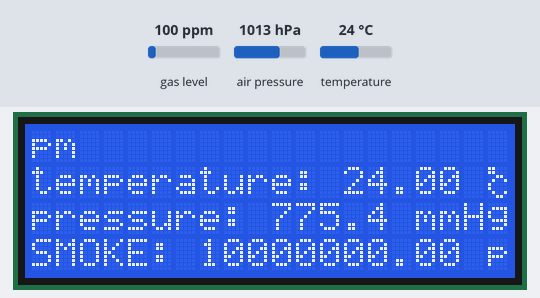
Bench run of a sketch on a simulated Arduino Uno, built with avr-gcc and run on an emulated ATmega328P. On the bench: 20×4 character LCD. The test bench sets the inputs (shaded band); at power-on: gas level 100 ppm, air pressure 1013 hPa, temperature 24 °C. What the sketch prints to the serial monitor is not drawn.

Above: at 1.7 s.
1.8 s: gas level set to 20 ppm
At 3.8 s:
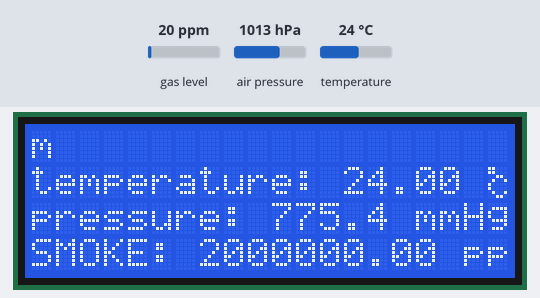
4.1 s: air pressure set to 952 hPa
At 5.9 s:
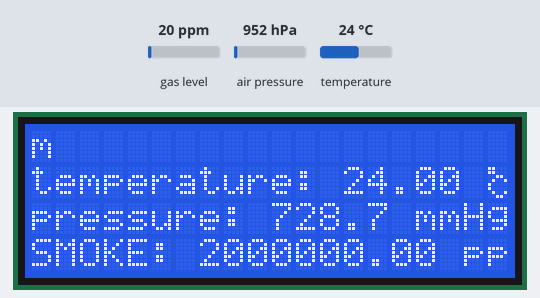
6.2 s: temperature set to 12 °C
At 7.9 s:
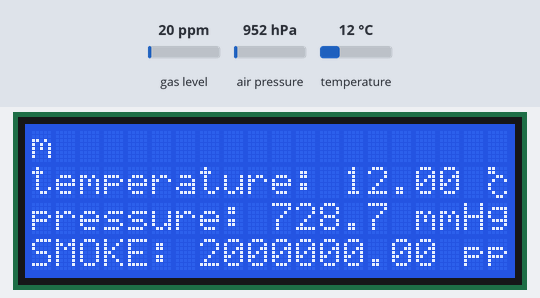
8.3 s: gas level set to 250 ppm
At 10.0 s:
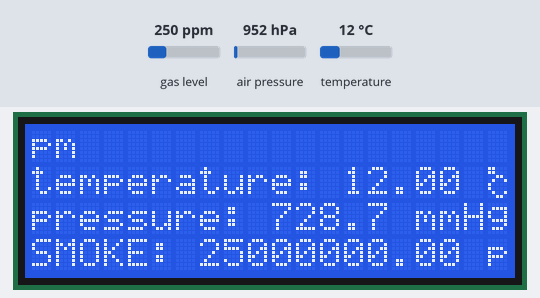
10.4 s: air pressure set to 975 hPa
At 12.1 s:
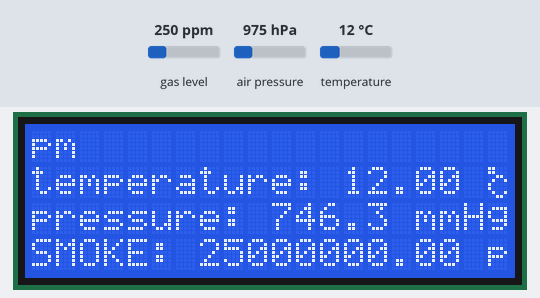
12.5 s: gas level set to 500 ppm
At 14.1 s:
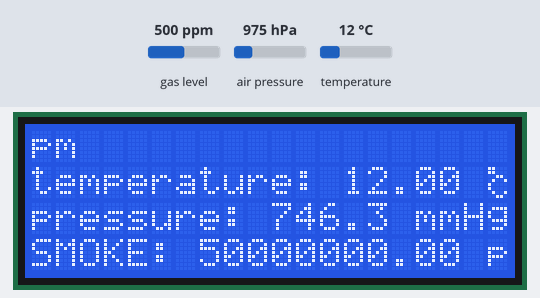
Timing chart, 0 to 15.6 s (numbered marks = the images above; inputs shaded):
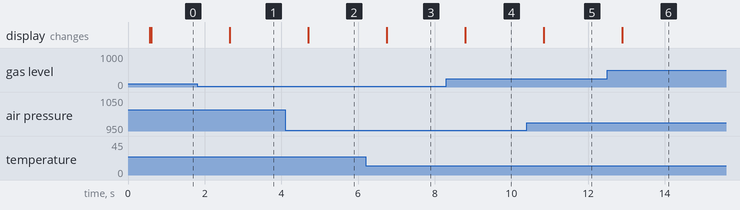

The sketch:

temp_press_measure.ino
```cpp
#include "Wire.h"
#include "SFE_BMP180.h"
#include <LiquidCrystal.h>
#include <MQ2.h>  // библиотека для датчика

LiquidCrystal lcd(12, 11, 5, 4, 3, 2);
SFE_BMP180 pressure; // создаем объект pressure

#define PIN_MQ2 A0    // имя пина для подключения MQ2
#define ALTITUDE 171.0 // высота офиса SparkFun, штат Колорадо, в метрах

//-----------------------------------------------------------------
MQ2 mq2(PIN_MQ2);   // создаём объект для работы с датчиком
int lpg, co;
float smoke;
double T, p0;
//----------------------------------------------------------------

byte C_degree [8] = {
  	B11000,
  	B11000,
  	B00110,
  	B01001,
  	B10000,
  	B10000,
  	B01001,
  	B00110,
	};

void setup(){
  Serial.begin(9600);  // запускаем монитор порта
  lcd.begin(20, 4);
  pressure.begin();     // запускаем датчик давления
  mq2.begin();
  lcd.createChar(1, C_degree);
}

void gas_measure () {
  float* values = mq2.read(true);

   // получаем информацию с датчика
   // выводим данные на монитор порта
  lpg = mq2.readLPG();
  co = mq2.readCO();
  smoke = mq2.readSmoke();
  //  Serial.println("lpg = ",lpg, "smoke =  ", smoke, "co = ", co);
  //  Serial.println(co);
  //  Serial.println(smoke);

  // включаем светодиод при превышении концентрации CO
  //  if (co > 1000) { digitalWrite(LED, HIGH); }
  //  else { digitalWrite(LED, LOW); }

  //  delay(200);
}

void meteo()
{
  char status;
  double P,a;

   // для точного измерения, следует знать высоту, на которой производятся замеры
   // в этом примере используется константа ALTITUDE
  //  Serial.println();
  //  Serial.print("provided altitude: ");
  //  Serial.print(ALTITUDE,0);
  //  Serial.println(" meters");

   // перед измерением давления, следует узнать температуру
   // если запрос успешен, то возвращается время ожидания в миллисекундах
   // если запрос на измерение температуры не успешен, то возвращается 0
   status = pressure.startTemperature();
   if (status != 0){
      delay(status);

      // результат измерения температуры сохраняется в переменной T
      status = pressure.getTemperature(T);
      if (status != 0){
         Serial.print("temperature: ");
         Serial.print(T,2);
         Serial.println(" deg C");

         // запускаем измерение давления
         // если запрос успешен, возвращается время ожидания в миллисекундах
         // если запрос на измерение давления не успешен, возвращается 0
         status = pressure.startPressure(3);
         if (status != 0){
            delay(status);

            status = pressure.getPressure(P,T);
            if (status != 0){
              //  Serial.print("absolute pressure: ");
              //  Serial.print(P,2);
              //  Serial.print(" mb, ");
              //  Serial.print(P*0.0295333727,2);
              //  Serial.println(" inHg");

              // датчик bmp180 возвращает абсолютное давление, которое зависит от высоты
              // параметры: P = абсолютное давление в мб, ALTITUDE = текущая высота в м.
              // результат: p0 = давление с компенсацией на уровне моря в мбар
              p0 = pressure.sealevel(P,ALTITUDE);
              Serial.print("relative (sea-level) pressure: ");
              Serial.print(p0,2);
              Serial.print(" mb, ");
              Serial.print(p0*0.750062,2);
              Serial.println(" inHg");
           }
        else Serial.println("error retrieving pressure measurement\n");
      }
      else Serial.println("error starting pressure measurement\n");
    }
    else Serial.println("error retrieving temperature measurement\n");
  }
  else Serial.println("error starting temperature measurement\n");

  // delay(1000);
}

void lcd_printout () {
  lcd.clear ();
  lcd.setCursor(0,1);
  lcd.print("temperature: ");
  lcd.print(T);
  lcd.print(" ");
  lcd.write(byte(1));
  lcd.setCursor(0,2);
  lcd.print("pressure: ");
  lcd.print(p0*0.750062,1);
  lcd.print(" mmHg");
  lcd.setCursor (0, 3);
  lcd.print ("SMOKE: ");
  lcd.print (smoke * 100000);
  lcd.print (" ppm");
}

void loop()
{
  meteo();
  gas_measure ();
  lcd_printout ();
  delay (2000);
}
```

Measured:
- after the input at 1.8 s, the display: changes after 0.86 s (image 1)
- after the input at 4.1 s, the display: changes after 0.60 s (image 2)
- after the input at 6.2 s, the display: changes after 0.55 s (image 3)
- after the input at 8.3 s, the display: changes after 0.49 s (image 4)
- after the input at 10.4 s, the display: changes after 0.44 s (image 5)
- after the input at 12.5 s, the display: changes after 0.39 s (image 6)
